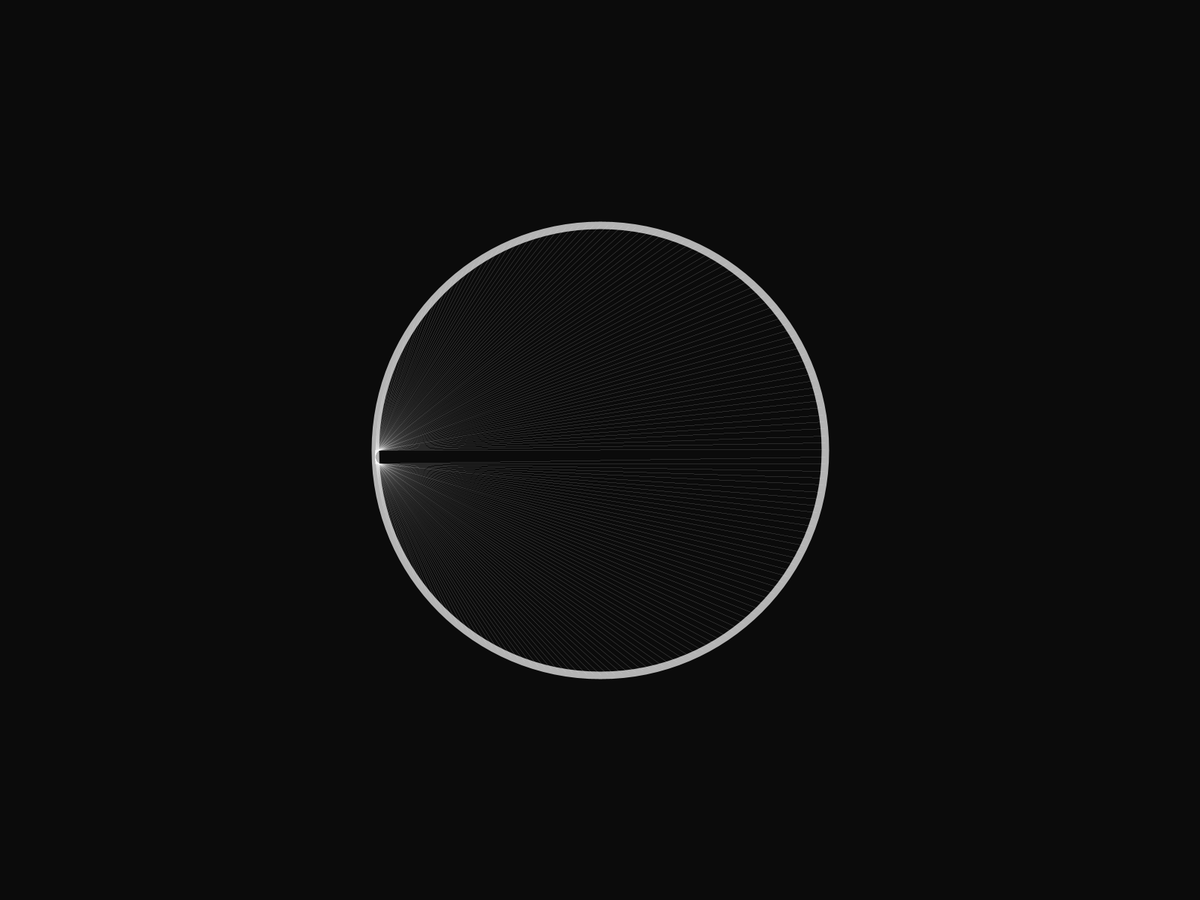
Frame 1 (no input)
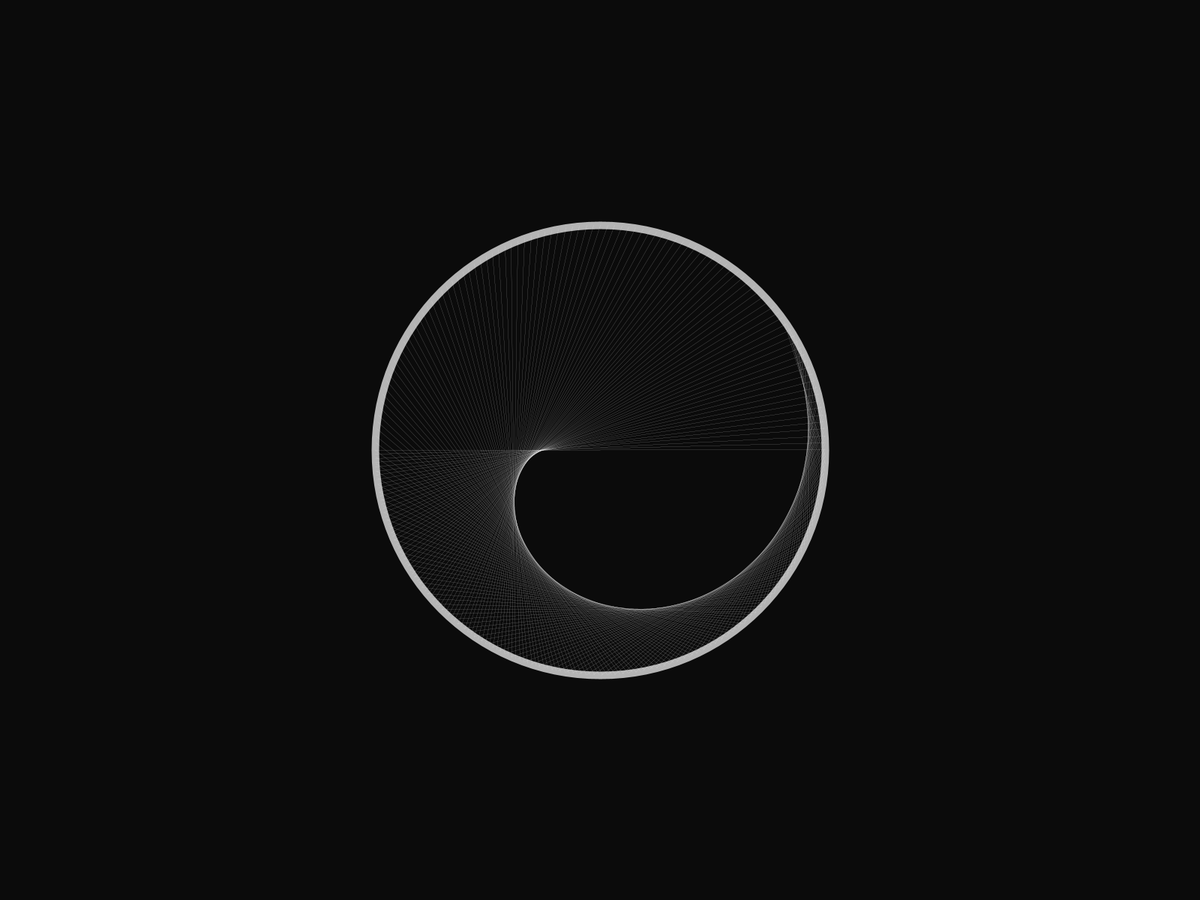
Frame 60 (the mouse pressed at the canvas centre just before this capture)
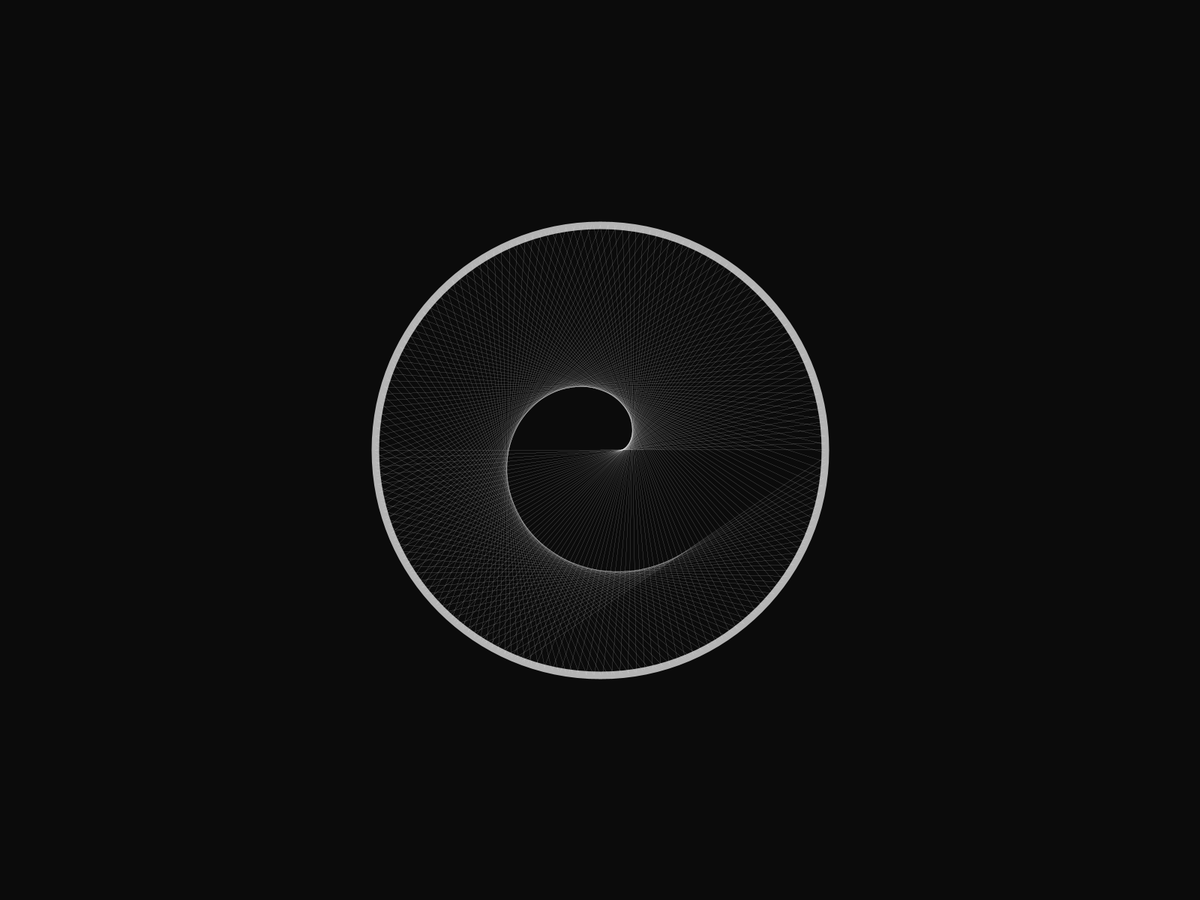
Frame 120 (the mouse held since frame 60 and released just before this capture)

The Processing sketch that drew these frames (run headless with seeded random() and noise(); from frame 60 on, the mouse is pressed at the canvas centre):

// Processing sketch: Cardioid
// ── Cardioid.pde
final int r = 300;

final float strokeWeight = 0.05;
final int drawPerRun = 1;

final int maxPoints = 2000;
final int maxFactor = 200;

final int startingPoints = 200;
final float startingFactor = 0;

final int delay = 0;

int points = startingPoints;
float factor = startingFactor;

final boolean updating = false;
final boolean growing = false;
final boolean animate = false;

final boolean showPointNum = false;

float spacing = PI / 180 * (360 / points);

float angle = PI;

PVector[] pointPos;

void setup() {
  //size(600, 600);
  fullScreen();

  translate(width / 2, height / 2);

  drawBase(points);
}

int index = 0;

void draw() {
  translate(width / 2, height / 2);

  factor += 0.01;
  /*points++;
   drawBase(points);
   drawLines(points);*/

  if (animate) {
    for (int i = 0; i < drawPerRun; i++) {
      drawLines(index);
      index++;

      if (index >= points && updating) {
        index = 0;
        points++;
        drawBase(points);
      }

      if (index >= maxPoints && growing) {
        delay(delay);
        index = 0; 
        points = startingPoints;
        drawBase(points);
        factor++;
      }

      if (factor > maxFactor) {
        drawBase(points);
        drawLines(points);
        noLoop();
        return;
      }
    }
  } else {
    drawBase(points);
    drawLines(points);
  }
}


void keyPressed() {
  switch (keyCode) {
  case 38: 
    points++;
    break;
  case 40: 
    points--;
    break;
  case 37: 
    factor++; 
    break;
  case 39: 
    factor--;

    break;
  }

  points = constrain(points, 1, maxPoints);
  factor = constrain(factor, 1, maxFactor);

  drawBase(points);
  drawLines(points);
}

void drawBase(int newPoints) {
  pointPos = new PVector[newPoints];
  spacing = PI / 180 * (360f / newPoints);


  background(11);
  //noStroke();
  //fill(180);
  noFill();
  strokeWeight(10);
  stroke(180);
  circle(0, 0, r * 2);
  angle = PI;

  for (int i = 0; i < newPoints; i++) {
    int x = floor(r * cos(angle));
    int y = floor(r * sin(angle));

    stroke(128);
    strokeWeight(10);
    //point(x, y);
    pointPos[i] = new PVector(x, y);

    colorMode(HSB);
    fill(120, 255, 255);
    if (showPointNum) {
      textSize(32);
      String num = ""+i;
      PVector vec = getPos(angle, r + 30 + num.length() * 10);
      text(i, vec.x - 15, vec.y);
      colorMode(RGB);
    }

    angle += spacing;
  }
}

void drawLines(int times) {
  int current = 0;
  float toIndex;

  PVector from;
  PVector to;

  for (int i = 0; i < times; i++) {

    toIndex = (current * factor) % points;//current;

    from = pointPos[current];
    to = getPos(spacing * toIndex);

    stroke(250);
    strokeWeight(strokeWeight);
    line(-from.x, from.y, -to.x, to.y);

    current = (current + 1) % points;
  }
}

PVector getPos(float angle) {
  PVector vec = new PVector();

  vec.x = r * cos(angle);
  vec.y = r * sin(angle);

  return vec;
}
PVector getPos(float angle, float ra) {
  PVector vec = new PVector();

  vec.x = ra * cos(angle);
  vec.y = ra * sin(angle);

  return vec;
}
